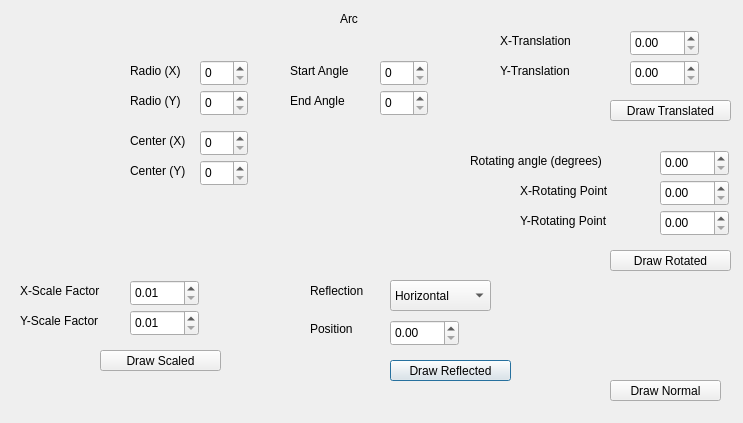
<?xml version="1.0" encoding="UTF-8"?>
<ui version="4.0">
 <class>Arco</class>
 <widget class="QDialog" name="Arco">
  <property name="geometry">
   <rect>
    <x>0</x>
    <y>0</y>
    <width>743</width>
    <height>423</height>
   </rect>
  </property>
  <property name="windowTitle">
   <string>Dialog</string>
  </property>
  <widget class="QLabel" name="label">
   <property name="geometry">
    <rect>
     <x>340</x>
     <y>10</y>
     <width>31</width>
     <height>17</height>
    </rect>
   </property>
   <property name="text">
    <string>Arc</string>
   </property>
  </widget>
  <widget class="QLabel" name="label_8">
   <property name="geometry">
    <rect>
     <x>130</x>
     <y>90</y>
     <width>71</width>
     <height>21</height>
    </rect>
   </property>
   <property name="text">
    <string>Radio (Y)</string>
   </property>
  </widget>
  <widget class="QLabel" name="label_7">
   <property name="geometry">
    <rect>
     <x>130</x>
     <y>60</y>
     <width>61</width>
     <height>21</height>
    </rect>
   </property>
   <property name="text">
    <string>Radio (X)</string>
   </property>
  </widget>
  <widget class="QLabel" name="label_9">
   <property name="geometry">
    <rect>
     <x>130</x>
     <y>160</y>
     <width>71</width>
     <height>21</height>
    </rect>
   </property>
   <property name="text">
    <string>Center (Y)</string>
   </property>
  </widget>
  <widget class="QLabel" name="label_10">
   <property name="geometry">
    <rect>
     <x>130</x>
     <y>130</y>
     <width>71</width>
     <height>21</height>
    </rect>
   </property>
   <property name="text">
    <string>Center (X)</string>
   </property>
  </widget>
  <widget class="QSpinBox" name="radioX">
   <property name="geometry">
    <rect>
     <x>200</x>
     <y>60</y>
     <width>48</width>
     <height>26</height>
    </rect>
   </property>
   <property name="maximum">
    <number>400</number>
   </property>
  </widget>
  <widget class="QSpinBox" name="radioY">
   <property name="geometry">
    <rect>
     <x>200</x>
     <y>90</y>
     <width>48</width>
     <height>26</height>
    </rect>
   </property>
   <property name="maximum">
    <number>400</number>
   </property>
  </widget>
  <widget class="QDoubleSpinBox" name="Y_Scale_Factor">
   <property name="geometry">
    <rect>
     <x>130</x>
     <y>310</y>
     <width>69</width>
     <height>26</height>
    </rect>
   </property>
   <property name="minimum">
    <double>0.010000000000000</double>
   </property>
   <property name="maximum">
    <double>360.000000000000000</double>
   </property>
  </widget>
  <widget class="QDoubleSpinBox" name="Reflection">
   <property name="geometry">
    <rect>
     <x>390</x>
     <y>320</y>
     <width>69</width>
     <height>26</height>
    </rect>
   </property>
   <property name="maximum">
    <double>500.000000000000000</double>
   </property>
  </widget>
  <widget class="QLabel" name="label_11">
   <property name="geometry">
    <rect>
     <x>20</x>
     <y>310</y>
     <width>101</width>
     <height>21</height>
    </rect>
   </property>
   <property name="text">
    <string>Y-Scale Factor</string>
   </property>
  </widget>
  <widget class="QLabel" name="label_12">
   <property name="geometry">
    <rect>
     <x>310</x>
     <y>280</y>
     <width>71</width>
     <height>21</height>
    </rect>
   </property>
   <property name="text">
    <string>Reflection</string>
   </property>
  </widget>
  <widget class="QLabel" name="label_13">
   <property name="geometry">
    <rect>
     <x>20</x>
     <y>280</y>
     <width>101</width>
     <height>21</height>
    </rect>
   </property>
   <property name="text">
    <string>X-Scale Factor</string>
   </property>
  </widget>
  <widget class="QPushButton" name="pushButton_5">
   <property name="geometry">
    <rect>
     <x>390</x>
     <y>360</y>
     <width>121</width>
     <height>21</height>
    </rect>
   </property>
   <property name="text">
    <string>Draw Reflected</string>
   </property>
  </widget>
  <widget class="QLabel" name="label_14">
   <property name="geometry">
    <rect>
     <x>310</x>
     <y>320</y>
     <width>67</width>
     <height>17</height>
    </rect>
   </property>
   <property name="text">
    <string>Position</string>
   </property>
  </widget>
  <widget class="QDoubleSpinBox" name="X_Scale_Factor">
   <property name="geometry">
    <rect>
     <x>130</x>
     <y>280</y>
     <width>69</width>
     <height>26</height>
    </rect>
   </property>
   <property name="minimum">
    <double>0.010000000000000</double>
   </property>
   <property name="maximum">
    <double>360.000000000000000</double>
   </property>
  </widget>
  <widget class="QPushButton" name="pushButton_4">
   <property name="geometry">
    <rect>
     <x>100</x>
     <y>350</y>
     <width>121</width>
     <height>21</height>
    </rect>
   </property>
   <property name="text">
    <string>Draw Scaled</string>
   </property>
  </widget>
  <widget class="QComboBox" name="Reflection_Type">
   <property name="geometry">
    <rect>
     <x>390</x>
     <y>280</y>
     <width>101</width>
     <height>31</height>
    </rect>
   </property>
   <item>
    <property name="text">
     <string>Horizontal</string>
    </property>
   </item>
   <item>
    <property name="text">
     <string>Vertical</string>
    </property>
   </item>
  </widget>
  <widget class="QLabel" name="label_3">
   <property name="geometry">
    <rect>
     <x>500</x>
     <y>60</y>
     <width>101</width>
     <height>21</height>
    </rect>
   </property>
   <property name="text">
    <string>Y-Translation</string>
   </property>
  </widget>
  <widget class="QLabel" name="label_4">
   <property name="geometry">
    <rect>
     <x>470</x>
     <y>150</y>
     <width>171</width>
     <height>21</height>
    </rect>
   </property>
   <property name="text">
    <string>Rotating angle (degrees)</string>
   </property>
  </widget>
  <widget class="QPushButton" name="pushButton_2">
   <property name="geometry">
    <rect>
     <x>610</x>
     <y>100</y>
     <width>121</width>
     <height>21</height>
    </rect>
   </property>
   <property name="text">
    <string>Draw Translated</string>
   </property>
  </widget>
  <widget class="QDoubleSpinBox" name="Y_Rotating_Point">
   <property name="geometry">
    <rect>
     <x>660</x>
     <y>210</y>
     <width>69</width>
     <height>26</height>
    </rect>
   </property>
   <property name="maximum">
    <double>360.000000000000000</double>
   </property>
  </widget>
  <widget class="QDoubleSpinBox" name="X_Translation">
   <property name="geometry">
    <rect>
     <x>630</x>
     <y>30</y>
     <width>69</width>
     <height>26</height>
    </rect>
   </property>
   <property name="maximum">
    <double>500.000000000000000</double>
   </property>
  </widget>
  <widget class="QLabel" name="label_6">
   <property name="geometry">
    <rect>
     <x>520</x>
     <y>210</y>
     <width>171</width>
     <height>21</height>
    </rect>
   </property>
   <property name="text">
    <string>Y-Rotating Point</string>
   </property>
  </widget>
  <widget class="QPushButton" name="pushButton_3">
   <property name="geometry">
    <rect>
     <x>610</x>
     <y>250</y>
     <width>121</width>
     <height>21</height>
    </rect>
   </property>
   <property name="text">
    <string>Draw Rotated</string>
   </property>
  </widget>
  <widget class="QLabel" name="label_5">
   <property name="geometry">
    <rect>
     <x>520</x>
     <y>180</y>
     <width>171</width>
     <height>21</height>
    </rect>
   </property>
   <property name="text">
    <string>X-Rotating Point</string>
   </property>
  </widget>
  <widget class="QDoubleSpinBox" name="X_Rotating_Point">
   <property name="geometry">
    <rect>
     <x>660</x>
     <y>180</y>
     <width>69</width>
     <height>26</height>
    </rect>
   </property>
   <property name="maximum">
    <double>360.000000000000000</double>
   </property>
  </widget>
  <widget class="QLabel" name="label_2">
   <property name="geometry">
    <rect>
     <x>500</x>
     <y>30</y>
     <width>101</width>
     <height>21</height>
    </rect>
   </property>
   <property name="text">
    <string>X-Translation</string>
   </property>
  </widget>
  <widget class="QDoubleSpinBox" name="Y_Translation">
   <property name="geometry">
    <rect>
     <x>630</x>
     <y>60</y>
     <width>69</width>
     <height>26</height>
    </rect>
   </property>
   <property name="maximum">
    <double>500.000000000000000</double>
   </property>
  </widget>
  <widget class="QDoubleSpinBox" name="Rotating_Angle">
   <property name="geometry">
    <rect>
     <x>660</x>
     <y>150</y>
     <width>69</width>
     <height>26</height>
    </rect>
   </property>
   <property name="maximum">
    <double>360.000000000000000</double>
   </property>
  </widget>
  <widget class="QPushButton" name="pushButton">
   <property name="geometry">
    <rect>
     <x>610</x>
     <y>380</y>
     <width>111</width>
     <height>21</height>
    </rect>
   </property>
   <property name="text">
    <string>Draw Normal</string>
   </property>
  </widget>
  <widget class="QSpinBox" name="centerX">
   <property name="geometry">
    <rect>
     <x>200</x>
     <y>130</y>
     <width>48</width>
     <height>26</height>
    </rect>
   </property>
   <property name="maximum">
    <number>360</number>
   </property>
  </widget>
  <widget class="QSpinBox" name="centerY">
   <property name="geometry">
    <rect>
     <x>200</x>
     <y>160</y>
     <width>48</width>
     <height>26</height>
    </rect>
   </property>
   <property name="maximum">
    <number>360</number>
   </property>
  </widget>
  <widget class="QLabel" name="label_15">
   <property name="geometry">
    <rect>
     <x>290</x>
     <y>60</y>
     <width>91</width>
     <height>21</height>
    </rect>
   </property>
   <property name="text">
    <string>Start Angle</string>
   </property>
  </widget>
  <widget class="QLabel" name="label_16">
   <property name="geometry">
    <rect>
     <x>290</x>
     <y>90</y>
     <width>71</width>
     <height>21</height>
    </rect>
   </property>
   <property name="text">
    <string>End Angle</string>
   </property>
  </widget>
  <widget class="QSpinBox" name="startAngle">
   <property name="geometry">
    <rect>
     <x>380</x>
     <y>60</y>
     <width>48</width>
     <height>26</height>
    </rect>
   </property>
   <property name="maximum">
    <number>360</number>
   </property>
  </widget>
  <widget class="QSpinBox" name="endAngle">
   <property name="geometry">
    <rect>
     <x>380</x>
     <y>90</y>
     <width>48</width>
     <height>26</height>
    </rect>
   </property>
   <property name="maximum">
    <number>360</number>
   </property>
  </widget>
 </widget>
 <resources/>
 <connections/>
</ui>
